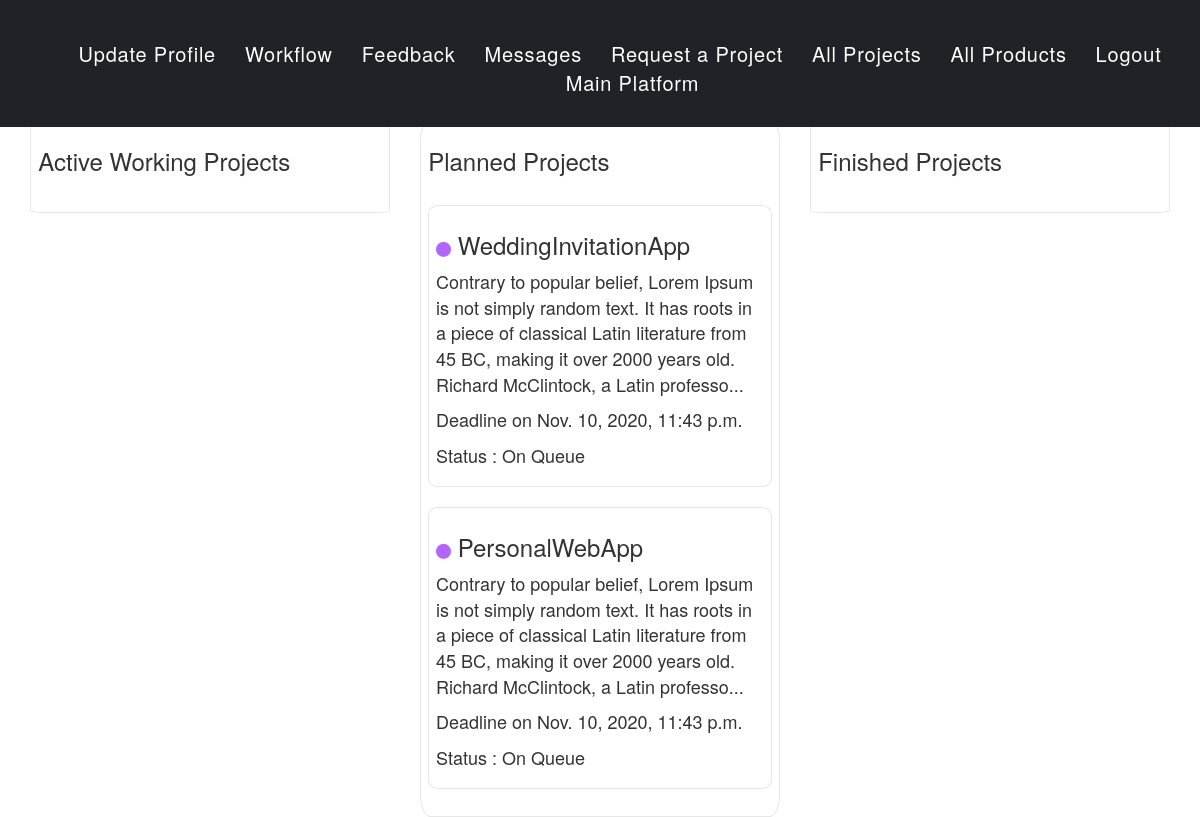
Screenshot of /business/projects/ (signed in) with the database file from the repository.
### ProjectsManagement/models.py (models this page shows, shortened)
class PlannedProject(models.Model):
    id = models.AutoField(primary_key=True)
    user = models.ForeignKey(User, on_delete=models.CASCADE, name='user')
    project_name = models.CharField(max_length=100)
    project_description = models.TextField()
    list_of_functionalities = models.TextField()
    type = models.CharField(max_length=100, choices=TYPE_OF_APPS)
    price = models.IntegerField()
    working_status = models.CharField(max_length=100, choices=WORKING_STATUS, default="On Queue")
    deadline_for_production = models.DateTimeField(default=datetime.now, blank=True)
    date = models.DateTimeField(auto_now_add=True)
    project_classification = models.CharField(max_length=100, default='Planned')
    planned_project_slug = models.SlugField(max_length=200, unique=True, default='')
    class Meta:
        ordering = ['-date']

### ProjectsManagement/views.py (the view)
# urls.py: path('projects/', views.projects_handler, name='projects_handler'),
@login_required
def projects_handler(request):
    template_name = 'views/projects.html'
    active_working_projects_query = ActiveWorkingProject.objects.all()
    finished_projects_query = FinishedProject.objects.all()
    planned_projects_query = PlannedProject.objects.filter(working_status="On Queue")
    context = {
        'active_working_projects_query': active_working_projects_query,
        'finished_projects_query': finished_projects_query,
        'planned_projects_query': planned_projects_query,
    }
    return render(request, template_name, context)

### ProjectsManagement/templates/views/projects.html (shortened to what this page needs)
{% extends 'layouts/main_layout.html' %}
{% block head %}
    {% load static %}
    <link rel="stylesheet" type="text/css" href="{% static 'css/style_cms.css' %}">
    <link rel="stylesheet" type="text/css" href="{% static 'css/mobile_adjust_cms.css' %}">
{% endblock %}
{% block content %}
<div align="center">
    <nav>
        <div class="nav-container">
            <ul>
                <li><a href="{% url 'update_profile' %}">Update Profile</a></li>
                <li><a href="{% url 'index' %}">Workflow</a></li>
                <li><a href="{% url 'feedback_page' %}">Feedback</a></li>
                <li><a href="{% url 'client_messages' %}">Messages</a></li>
                <li><a href="{% url 'projects_request' %}">Request a Project</a></li>
                <li><a href="{% url 'projects_handler' %}">All Projects</a></li>
                <li><a href="{% url 'product_handler' %}">All Products</a></li>
                <li><a href="{% url 'logout' %}">Logout</a></li>
                <li><a href="/">Main Platform</a></li>
            </ul>
        </div>
    </nav>
</div>
<div>&nbsp;</div><div>&nbsp;</div><div>&nbsp;</div>
<div class="container-fluid" id="content">
        <div class="col-lg-4" align="left">
            <div class="GeneralPresentationProjects">
                <h3>Active Working Projects</h3>
                <div>&nbsp;</div>
            </div>
            </div>
            <div class="col-lg-4">
                <div class="GeneralPresentationProjects">
                    <h3>Planned Projects</h3>
                    <div>&nbsp;</div>
                    {% for planned_project in planned_projects_query %}
                        <div class="project" id="planned" onclick="location.href='{% url 'planned_project_detail' planned_project.planned_project_slug %}';" style="cursor:pointer;">
                            <h3><i class="fas fa-circle"></i> {{  planned_project.project_name }}</h3>
                            <p>{{ planned_project.project_description| slice:":200" }}...</p>
                            <p>Deadline on {{ planned_project.deadline_for_production }}</p>
                            <p>Status : {{ planned_project.working_status }}</p>
                        </div>
                        <div>&nbsp;</div>
                    {% endfor %}
                </div>
            </div>
            <div class="col-lg-4">
                <div class="GeneralPresentationProjects">
                    <h3>Finished Projects</h3>
                    <div>&nbsp;</div>
                </div>
            </div>
            <div>&nbsp;</div>
        </div>
{% endblock %}

### ClientsManagement/static/css/style_cms.css (style rules this page uses)
#content { margin-top: 5%; }
p { font-size: 18px; }
.GeneralPresentationProjects { border: 1px solid #e6e6e6; border-radius: 3%; padding: 2%; }
.GeneralPresentationProjects i { font-size: 15px; }
#planned i { color: #b366ff; }
.project { border: 1px solid #e6e6e6; border-radius: 3%; padding: 2%; transition: all 500ms ease; }
nav { padding: 20px; background: #1f2227; position: fixed; width: 100%; z-index: 1000; }
nav ul li { display: inline-block; }
nav ul li:not(:first-child) { margin-left: 25px; }
nav ul li a { display: inline-block; outline: none; color: #ffffff; font-size: 20px; text-decoration: none; letter-spacing: 0.04em; transition: all 500ms ease; }

### rows the page displays
PlannedProject: project_name "WeddingInvitationApp", project_description "Contrary to popular belief, Lorem Ipsum is not simply random text. It has roots in a piece of classical Latin literature from 45 BC, making it over 2000 years old. Richard McClintock, a Latin professo", deadline_for_production "Nov. 10, 2020, 11:43 p.m.", working_status "On Queue"
PlannedProject: project_name "PersonalWebApp", project_description "Contrary to popular belief, Lorem Ipsum is not simply random text. It has roots in a piece of classical Latin literature from 45 BC, making it over 2000 years old. Richard McClintock, a Latin professo", deadline_for_production "Nov. 10, 2020, 11:43 p.m.", working_status "On Queue"
